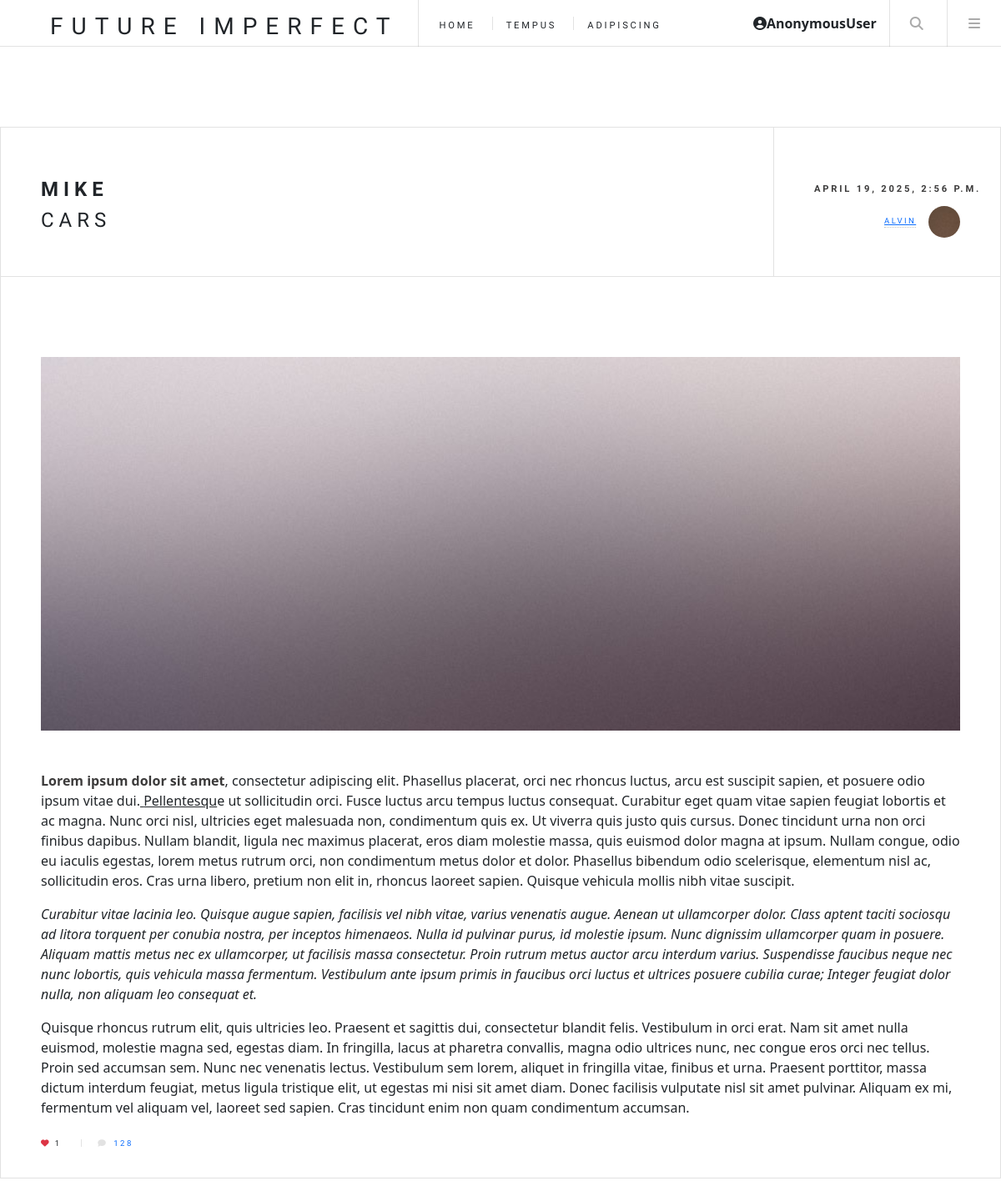
Screenshot of /article/34/ with the database file from the repository.
### blog/models.py (models this page shows, shortened)
class Post(models.Model):
    title = models.CharField(max_length=200,null=True,blank=True)
    author = models.ForeignKey(User,on_delete=models.CASCADE,null=True,blank=True)
    category = models.ForeignKey(Category,on_delete=models.SET_NULL,null=True,blank=True)
    body = RichTextField(null=True,blank=True)
    date = models.DateTimeField(auto_now_add=True)
    likes = models.ManyToManyField(User,related_name='post_likes')
    def total_likes(self):
        return self.likes.count()

class Category(models.Model):
    name = models.CharField(max_length=200,null=True,blank=True)
    def __str__(self):
        return self.name

### blog/views.py (the view)
class Article(DetailView):
    model = Post
    template_name = 'article.html'
    def get_context_data(self,*args,**kwargs):
        context = super(Article,self).get_context_data(*args,**kwargs)
        some = get_object_or_404(Post,id=self.kwargs['pk'])
        total_likes = some.total_likes()
        liked = False
        if some.likes.filter(id=self.request.user.id).exists():
            liked = True
        context["total_likes"] = total_likes
        context["liked"] = liked
        return context

### templates/article.html (shortened to what this page needs)
{% extends 'index.html' %}
{% load static %}
{% block content %}
    <div id="main">
		<article class="post">
			<header>
				<div class="title">
					<h2>{{ post.title }}</h2>
					<h4>{{ post.category }}</h4>
				</div>
				<div class="meta">
					<time class="published" datetime="2015-11-01">{{ post.date }}</time>
					<a href="#" class="author"><span class="name">{{ post.author }}</span><img src="images/avatar.jpg" alt="" /></a>
				</div>
			</header>
			<a href="single.html" class="image featured">
				<a href="single.html" class="image featured"><img src="images/pic02.jpg" alt="" /></a>
			</a>
			<p>{{ post.body|safe }}</p>
			<footer>
				<ul class="stats">
					<li>
						{% if user.is_authenticated %}
							<form method="POST" action="{% url 'like_Post' post.pk %}">
								{% csrf_token %}
								{% if liked %}
								<button type="submit" name="likes_id" value="{{ post.id }}">
									<i class="fa-solid fa-heart text-danger"></i>
								</button>
								{% else %}
								<button type="submit" name="likes_id" value="{{ post.id }}">
									<i class="fa-solid fa-heart text-primary"></i>
								</button>
								{% endif %}
							{% else %}
							<i class="fa-solid fa-heart text-danger"></i>
							{% endif %}
							{{ total_likes }}
					</li>
					<li><a href="#" class="icon solid fa-comment">128</a></li>
				</ul>
			</footer>
		</article>
    </div>
{% endblock %}

### rows the page displays
Post: title "MIKE", category "CARS", date "APRIL 19, 2025, 2:56 P.M.", author "ALVIN", body "Lorem ipsum dolor sit amet , consectetur adipiscing elit. Phasellus placerat, orci nec rhoncus luctus, arcu est suscipit sapien, et posuere odio ipsum vitae dui. Pellentesqu e ut sollicitudin orci. Fusce luctus arcu tempus luctus consequat. Curabitur eget quam vitae sapien feugiat lobortis et ac magna. Nunc orci nisl, ultricies eget malesuada non, condimentum quis ex. Ut viverra quis justo quis cursus. Donec tincidunt urna non orci finibus dapibus. Nullam blandit, ligula nec maximus placerat, eros diam molestie massa, quis euismod dolor magna at ipsum. Nullam congue, odio eu iaculis egestas, lorem metus rutrum orci, non condimentum metus dolor et dolor. Phasellus bibendum odio scelerisque,…"

### other values shown
{{ request.user }} "AnonymousUser"
{{ total_likes }} "1"
